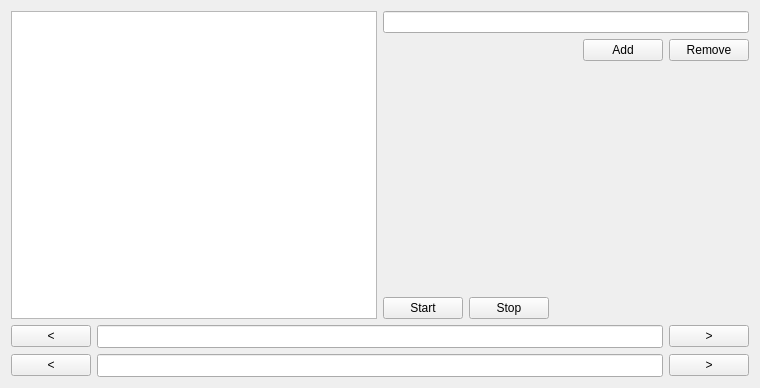
<?xml version="1.0" encoding="UTF-8"?>
<ui version="4.0">
 <class>NormalMarkovAlgorithmView</class>
 <widget class="QWidget" name="NormalMarkovAlgorithmView">
  <property name="geometry">
   <rect>
    <x>0</x>
    <y>0</y>
    <width>760</width>
    <height>388</height>
   </rect>
  </property>
  <property name="windowTitle">
   <string>Form</string>
  </property>
  <layout class="QHBoxLayout" name="horizontalLayout_7">
   <item>
    <layout class="QVBoxLayout" name="verticalLayout">
     <item>
      <layout class="QHBoxLayout" name="horizontalLayout">
       <item>
          <widget class="QPlainTextEdit" name="rules_textbox">
           <property name="readOnly">
            <bool>true</bool>
           </property>
          </widget>
         </item>
         <item>
          <layout class="QVBoxLayout" name="verticalLayout_2">
           <item>
            <layout class="QHBoxLayout" name="horizontalLayout_4">
             <item>
              <widget class="QLineEdit" name="line_for_rule"/>
             </item>
            </layout>
           </item>
           <item>
            <layout class="QHBoxLayout" name="horizontalLayout_6">
             <item>
              <spacer name="horizontalSpacer_2">
               <property name="orientation">
                <enum>Qt::Horizontal</enum>
               </property>
               <property name="sizeHint" stdset="0">
                <size>
                 <width>40</width>
                 <height>20</height>
                </size>
               </property>
              </spacer>
             </item>
             <item>
              <widget class="QPushButton" name="button_add_rule">
               <property name="text">
                <string>Add</string>
               </property>
              </widget>
             </item>
             <item>
              <widget class="QPushButton" name="button_remove_rule">
               <property name="text">
                <string>Remove</string>
               </property>
              </widget>
             </item>
            </layout>
           </item>
           <item>
            <spacer name="verticalSpacer">
             <property name="orientation">
              <enum>Qt::Vertical</enum>
             </property>
             <property name="sizeHint" stdset="0">
              <size>
               <width>20</width>
               <height>40</height>
              </size>
             </property>
            </spacer>
           </item>
           <item>
            <layout class="QHBoxLayout" name="horizontalLayout_5">
             <item>
              <widget class="QPushButton" name="button_start">
               <property name="text">
                <string>Start</string>
               </property>
              </widget>
             </item>
             <item>
              <widget class="QPushButton" name="button_stop">
               <property name="text">
                <string>Stop</string>
               </property>
              </widget>
             </item>
             <item>
              <spacer name="horizontalSpacer">
               <property name="orientation">
                <enum>Qt::Horizontal</enum>
               </property>
               <property name="sizeHint" stdset="0">
                <size>
                 <width>40</width>
                 <height>20</height>
                </size>
               </property>
              </spacer>
             </item>
            </layout>
           </item>
          </layout>
         </item>
      </layout>
     </item>
     <item>
      <layout class="QHBoxLayout" name="horizontalLayout_2">
       <item>
        <layout class="QGridLayout" name="gridLayout_2">
         <item row="0" column="2">
          <widget class="QPushButton" name="button_right_tape">
           <property name="text">
            <string>&gt;</string>
           </property>
          </widget>
         </item>
         <item row="2" column="2">
          <widget class="QPushButton" name="button_right_pointer">
           <property name="text">
            <string>&gt;</string>
           </property>
          </widget>
         </item>
         <item row="2" column="0">
          <widget class="QPushButton" name="button_left_pointer">
           <property name="text">
            <string>&lt;</string>
           </property>
          </widget>
         </item>
         <item row="0" column="0">
          <widget class="QPushButton" name="button_left_tape">
           <property name="text">
            <string>&lt;</string>
           </property>
          </widget>
         </item>
         <item row="0" column="1">
          <widget class="QLineEdit" name="line_tape">
           <property name="maximumSize">
            <size>
             <width>16777215</width>
             <height>16777206</height>
            </size>
           </property>
           <property name="font">
            <font>
             <family>Noto Mono</family>
            </font>
           </property>
          </widget>
         </item>
         <item row="2" column="1">
          <widget class="QLineEdit" name="line_pointer">
           <property name="font">
            <font>
             <family>Noto Mono</family>
            </font>
           </property>
           <property name="readOnly">
            <bool>true</bool>
           </property>
          </widget>
         </item>
        </layout>
       </item>
      </layout>
     </item>
    </layout>
   </item>
  </layout>
 </widget>
 <resources/>
 <connections/>
</ui>
